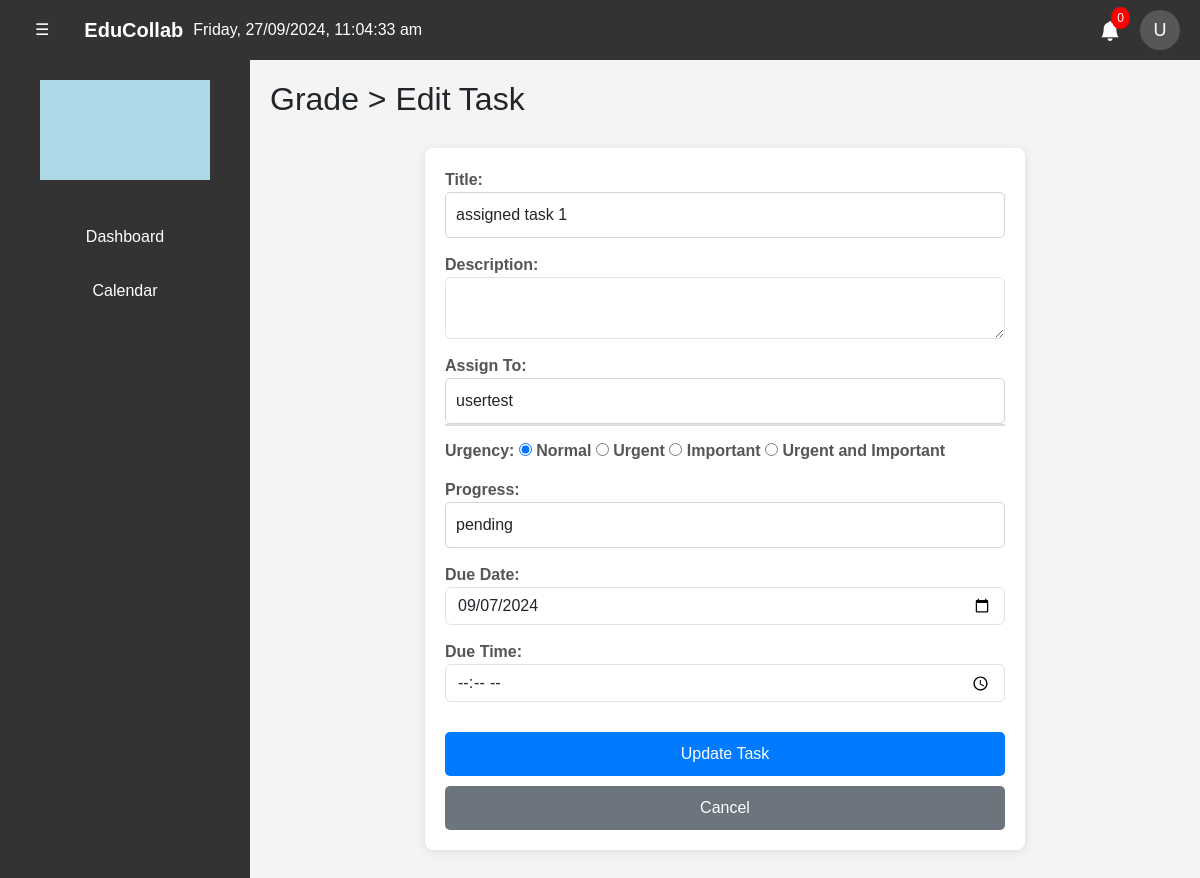
/public/admin/update_tasks.php?id=1 (signed in), run on an earlier commit of the app's database.
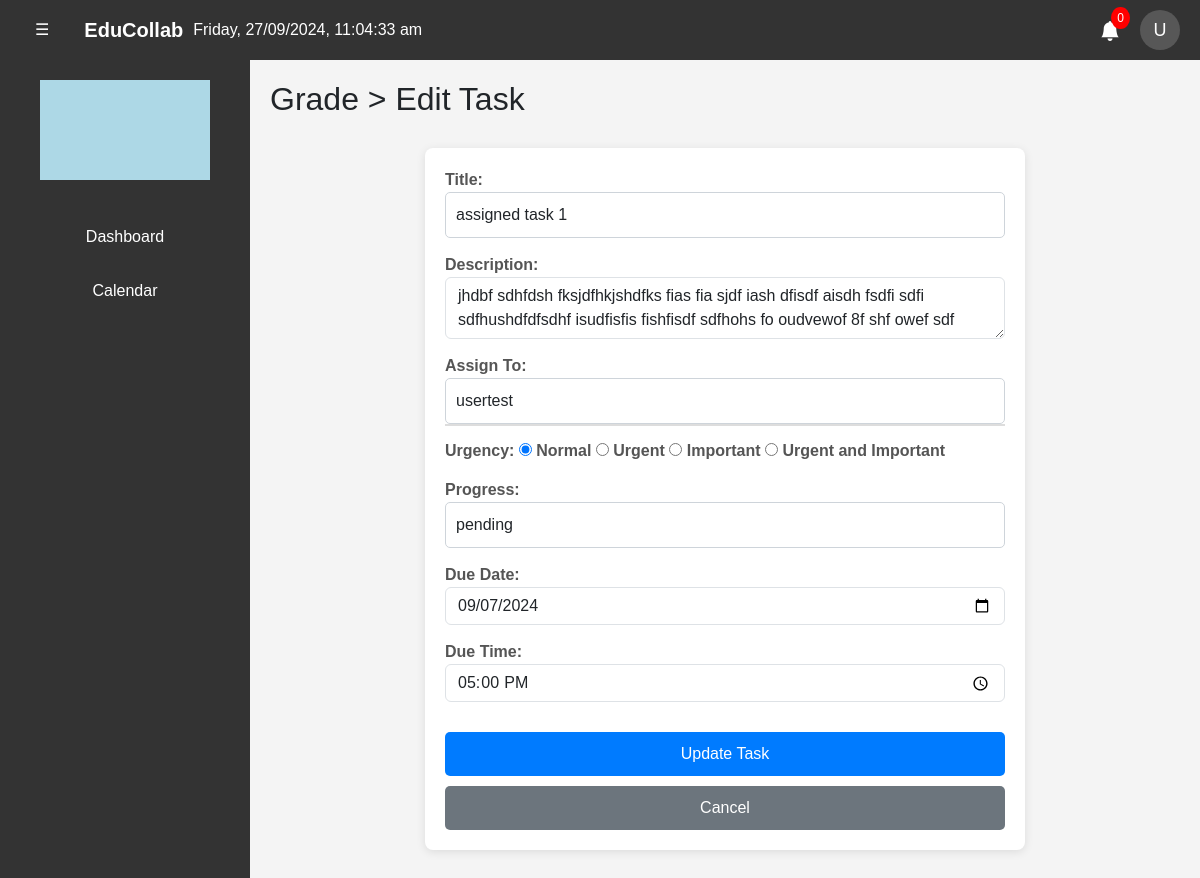
And on a later commit of the database.
### tables this page shows
CREATE TABLE `tasks` (
  `id` int(11) NOT NULL,
  `assignedBy` int(11) NOT NULL,
  `assignedTo` int(11) NOT NULL,
  `title` varchar(255) NOT NULL,
  `description` text DEFAULT NULL,
  `taskType` enum('private','assigned','public') DEFAULT NULL,
  `tag` enum('Normal','Urgent','Important') DEFAULT NULL,
  `grade` varchar(10) DEFAULT NULL,
  `progress` enum('completed','in_progress','pending') DEFAULT 'pending',
  `created_at` timestamp NOT NULL DEFAULT current_timestamp(),
  `due_date` date DEFAULT NULL,
  `due_time` time DEFAULT NULL,
  `completed_at` timestamp NULL DEFAULT NULL,
  `updated_at` timestamp NULL DEFAULT NULL
);

CREATE TABLE `users` (
  `id` int(11) NOT NULL,
  `username` varchar(50) NOT NULL,
  `firstname` varchar(50) NOT NULL,
  `lastname` varchar(50) NOT NULL,
  `gradeLevel` varchar(20) NOT NULL,
  `section` varchar(30) NOT NULL,
  `password` varchar(255) NOT NULL,
  `status` enum('active','inactive','deactivated') NOT NULL DEFAULT 'inactive',
  `accType` enum('USER','ADMIN') DEFAULT 'USER',
  `created_at` timestamp NOT NULL DEFAULT current_timestamp()
);

### public/admin/update_tasks.php (the view, shortened to what this page needs)
<?php
require_once __DIR__ . '/../../src/config/db_config.php';
if (!isset($_SESSION['user_id'])) {
    header('Location: /public/login.php');
    exit;
}else {
    $grade = isset($_GET['grade']) ? trim($_GET['grade']) : '';
    if ($grade === 'sned'){
        $gradetodisplay = strtoupper($grade);
    } else {
        $gradetodisplay = 'Grade ' . $grade;
    }
}
$grade = isset($_GET['grade']) ? $_GET['grade'] : null;
$id = isset($_GET['id']) ? $_GET['id'] : null;
$task = [
    'title' => '',
    'description' => '',
    'tag' => '',
    'grade' => '',
    'progress' => '',
    'due_date' => '',
    'due_time' => ''
];
if ($id) {
    $stmt = $pdo->prepare("SELECT t.*, u.username AS assigned_username
                           FROM tasks t
                           LEFT JOIN users u ON t.assignedTo = u.id
                           WHERE t.id = ?");
    $stmt->execute([$id]);
    $task = $stmt->fetch(PDO::FETCH_ASSOC);
} else {
    header('Location: space_home.php?grade=' . $grade);
    exit;
}
$tags = ['Normal', 'Urgent', 'Important', 'Urgent and Important'];
?>
<!DOCTYPE html>
<html lang="en">
<head>
    <link rel="stylesheet" href="https://cdn.jsdelivr.net/npm/bootstrap-icons@1.11.3/font/bootstrap-icons.min.css">
    <link href="https://cdnjs.cloudflare.com/ajax/libs/bootstrap/5.3.0/css/bootstrap.min.css" rel="stylesheet">
    <link rel="stylesheet" href="../../src/css/gen.css">
    <link rel="stylesheet" href="../../src/css/form.css">
</head>
<body>
    <?php include '../nav-sidebar-temp.php'?>
        <div class="content" id="content">
        <h2><?php echo $gradetodisplay?> > Edit Task</h2>
            <div class="form-container">
                <form id="taskForm" action="../../src/processes/a/process_update_task.php" method="POST">
                    <div class="user-form-group">
                        <div class="form-group">
                            <label for="title">Title:</label>
                            <input type="text" class="form-control" name="title" value="<?php echo htmlspecialchars($task['title']); ?>" required>
                        </div>
                        <div class="form-group">
                            <label for="description">Description:</label>
                            <textarea class="form-control" name="description" value="None"><?php echo htmlspecialchars($task['description'] ?? ''); ?></textarea>
                        </div>
                        <div class="form-group position-relative">
                            <label for="assignedToSearch">Assign To:</label>
                            <input type="text" class="form-control" id="assignedToSearch" autocomplete="off"
                                placeholder="Search here..." value="<?= htmlspecialchars($task['assigned_username'] ?? 'Unassigned'); ?>" required>
                            <div id="searchResults" class="search-results"></div>
                        </div>
                        <div class="form-group">
                            <label for="tag">Urgency:</label>
                            <?php foreach ($tags as $value): ?>
                                <label class='t-urgency-e'>
                                    <input type='radio' name='tag' value='<?= $value ?>' <?= $task['tag'] === $value ? 'checked' : '' ?> /> <?= $value ?>
                                </label>
                            <?php endforeach; ?>
                        </div>
                        <div class="form-group">
                            <label for="progress">Progress:</label>
                            <select class="form-control" name="progress" required>
                                <option value="<?= htmlspecialchars($task['progress'], ENT_QUOTES, 'UTF-8') ?>" selected>
                                    <?= htmlspecialchars($task['progress'], ENT_QUOTES, 'UTF-8') ?>
                                </option>
                            </select>
                        </div>
                        <div class="form-group">
                            <label for="due_date">Due Date:</label>
                            <input type="date" class="form-control" name="due_date" value="<?php echo htmlspecialchars($task['due_date']); ?>">
                        </div>
                        <div class="form-group">
                            <label for="due_time">Due Time:</label>
                            <input type="time" class="form-control" name="due_time" value="<?php echo htmlspecialchars($task['due_time']); ?>">
                        </div>
                    </div>
                    <button type="submit" class="btn btn-primary">Update Task</button>
                    <button type="button" class="btn btn-secondary" onclick="window.location.href='space_home.php?grade=<?= $grade?>'">Cancel</button>
                </form>
            </div>
        </div>
    </div>
</body>
</html>

What changed in the data, as far as the page shows it:
changed tasks "assigned task 1": description (not shown) → "jhdbf sdhfdsh fksjdfhkjshdfks fias fia sjdf iash dfisdf aisdh fsdfi sdfi sdfhushdfdfsdhf isudfisfis fishfisdf sdfhohs fo oudvewof 8f shf owef sdf"; due_time (not shown) → "17:00:00"
